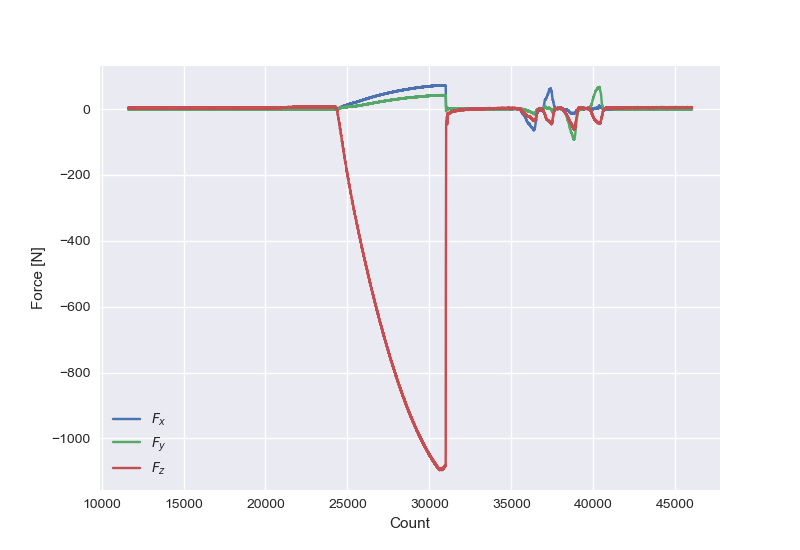

The Python source for this figure:
"""
Produce the figure in the README:

    python test-plot.py

"""
import matplotlib.pyplot as plt  # type: ignore
import optoforce
from optoforce.status import no_errors
import serial
from tests.test_all import SerialTester

serial.Serial = SerialTester

plt.style.use('seaborn')

with optoforce.OptoForce16(port='test-data.bin') as force_sensor:
    data = force_sensor.read_all_packets_in_buffer()
    data = [
        d for d in data if d.valid_checksum and no_errors(d.status)
    ]
    counts = [d.count for d in data]
    plt.plot(counts, [d.Fx for d in data])
    plt.plot(counts, [d.Fy for d in data])
    plt.plot(counts, [d.Fz for d in data])
    plt.legend(['$F_x$', '$F_y$', '$F_z$'])
    plt.ylabel('Force [N]')
    plt.xlabel('Count')
    plt.show()
